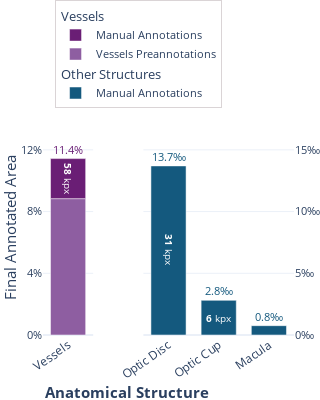

The notebook cell this image was saved under:
### Code cell
fig = make_subplots(cols=2, rows=1, horizontal_spacing=0.2, column_widths=[0.25, 0.75])

bar_style = dict(
    width=0.7,
)


def format_px(x):
    x = abs(x) / 200
    if x > 1e3:
        return f"<b>{x/1000:.0f}</b> kpx"
    else:
        return f"{x:.0f} px"


# === Vessels ===
vessels_color = {
    ADDED: PURPLE4,
    PRE("vessels"): PURPLE2,
    # ERASED: PURPLE00,
}
vessels_style = (
    dict(
        legendgroup="vessels",
        legendgrouptitle_text="Vessels",
    )
    | bar_style
)

offset = 0.0
for src in reversed(vessels_color.keys()):
    color = vessels_color[src]
    legendrank = list(vessels_color.keys()).index(src)
    if src == ERASED:
        bar = go.Bar(x=["Vessels"], y=[-vessels_data[src] / total_px])
    else:
        y = vessels_data[src] / total_px
        bar = go.Bar(x=["Vessels"], y=[y], base=[offset])
        offset += y
        if src == ADDED:
            bar.text = [format_px(vessels_data[ADDED])]
            bar.update(textfont={"color": WHITE, "size": 10}, insidetextanchor="middle")
    bar.update(marker_color=color, name=src, legendrank=legendrank, **vessels_style)
    fig.add_trace(bar, col=1, row=1)

total_vessels = vessels_data["Total"] / total_px
fig.add_annotation(
    text=f"{total_vessels*100:.1f}%",
    x="Vessels",
    xref="x",
    xanchor="center",
    y=total_vessels,
    yref="y",
    yanchor="bottom",
    showarrow=False,
    font={"size": 11, "color": PURPLE4},
    col=1,
    row=1,
)


# === Others Anatomical ===
anatomical_names = {
    OPTIC_DISC: "Optic Disc",
    OPTIC_CUP: "Optic Cup",
    MACULA: "Macula",
}
anatomical_color = {
    OPTIC_DISC: TEAL4,
    OPTIC_CUP: TEAL4,
    MACULA: TEAL4,
}

anatomical_style = dict(showlegend=False) | bar_style

for i, src in enumerate(anatomical_names.keys()):
    color = anatomical_color[src]
    y = anatomical_stat["back"][src] / total_px
    bar = go.Bar(x=[anatomical_names[src]], y=[y])
    bar.update(marker_color=color, name=ADDED, **anatomical_style)

    bar.text = [format_px(anatomical_stat["back"][src])]
    bar.update(textfont={"color": WHITE, "size": 10}, insidetextanchor="middle")

    if i == 0:
        bar.update(
            legendgroup="anatomical",
            legendgrouptitle_text="Other Structures",
            showlegend=True,
        )

    fig.add_trace(bar, col=2, row=1)

    fig.add_annotation(
        text=f"{y*1000:.1f}‰",
        x=anatomical_names[src],
        xref="x",
        xanchor="center",
        y=y,
        yref="y",
        yanchor="bottom",
        showarrow=False,
        font={"size": 11, "color": color},
        col=2,
        row=1,
    )


# === Axis Styling ===
fig.update_xaxes(
    tickfont={"size": 12},
    tickangle=-35,
)

fig.update_yaxes(
    tickfont={"size": 11},
    range=[0, 14e-2],
    tickvals=np.linspace(0, 16e-2, 5, endpoint=True),
    ticktext=["0%", "4%", "8%", "12%", "16%"],
    tickformat=".0%",
    title=dict(text="Final Annotated Area", standoff=10, font_size=15),
    col=1,
    row=1,
)

fig.update_yaxes(
    tickfont={"size": 11},
    range=[0, 17.5e-3],
    tickvals=[0, 5e-3, 10e-3, 15e-3, 20e-3],
    ticktext=["0‰", "5‰", "10‰", "15‰", "20‰"],
    side="right",
    # title=dict(text="Final Annotated Area", standoff=0, font_size=15),
    col=2,
    row=1,
)

fig.add_annotation(
    text="<b>Anatomical Structure</b>",
    x=0,
    xref="paper",
    y=-0.32,
    yref="paper",
    showarrow=False,
    font=dict(size=15),
)


# === General Styling ===
fig.layout.barmode = "overlay"
fig.layout.legend.update(
    orientation="h",
    yanchor="bottom",
    y=1.05,
    xanchor="left",
    x=0.05,
    bordercolor="#b5aaad",
    borderwidth=0.5,
    font_size=11,
    tracegroupgap=0,
)

fig.update_layout(
    height=400,
    width=250,
    template="plotly_white",
    margin={"t": 0, "l": 20, "r": 20, "b": 65},
)


fig.show()
fig.write_image("figures/diff_anatomical.pdf")

### Figure 1 — Plotly figure (JSON) as saved in the notebook; plotly's stock layout.template omitted (floating-point values rounded to 4 significant figures)
{"data": [{"base": [0], "legendgroup": "vessels", "legendgrouptitle": {"text": "Vessels"}, "legendrank": 1, "marker": {"color": "#8e5ea1"}, "name": "Vessels Preannotations", "type": "bar", "width": 0.7, "x": ["Vessels"], "xaxis": "x", "y": [0.08838], "yaxis": "y"}, {"base": [0.08838], "insidetextanchor": "middle", "legendgroup": "vessels", "legendgrouptitle": {"text": "Vessels"}, "legendrank": 0, "marker": {"color": "#6a1e75"}, "name": "Manual Annotations", "text": ["<b>58</b> kpx"], "textfont": {"color": "#ffffff", "size": 10}, "type": "bar", "width": 0.7, "x": ["Vessels"], "xaxis": "x", "y": [0.02596], "yaxis": "y"}, {"insidetextanchor": "middle", "legendgroup": "anatomical", "legendgrouptitle": {"text": "Other Structures"}, "marker": {"color": "#14597e"}, "name": "Manual Annotations", "showlegend": true, "text": ["<b>31</b> kpx"], "textfont": {"color": "#ffffff", "size": 10}, "type": "bar", "width": 0.7, "x": ["Optic Disc"], "xaxis": "x2", "y": [0.0137], "yaxis": "y2"}, {"insidetextanchor": "middle", "marker": {"color": "#14597e"}, "name": "Manual Annotations", "showlegend": false, "text": ["<b>6</b> kpx"], "textfont": {"color": "#ffffff", "size": 10}, "type": "bar", "width": 0.7, "x": ["Optic Cup"], "xaxis": "x2", "y": [0.002809], "yaxis": "y2"}, {"insidetextanchor": "middle", "marker": {"color": "#14597e"}, "name": "Manual Annotations", "showlegend": false, "text": ["<b>2</b> kpx"], "textfont": {"color": "#ffffff", "size": 10}, "type": "bar", "width": 0.7, "x": ["Macula"], "xaxis": "x2", "y": [0.0007549], "yaxis": "y2"}], "layout": {"annotations": [{"font": {"color": "#6a1e75", "size": 11}, "showarrow": false, "text": "11.4%", "x": "Vessels", "xanchor": "center", "xref": "x", "y": 0.1143, "yanchor": "bottom", "yref": "y"}, {"font": {"color": "#14597e", "size": 11}, "showarrow": false, "text": "13.7‰", "x": "Optic Disc", "xanchor": "center", "xref": "x2", "y": 0.0137, "yanchor": "bottom", "yref": "y2"}, {"font": {"color": "#14597e", "size": 11}, "showarrow": false, "text": "2.8‰", "x": "Optic Cup", "xanchor": "center", "xref": "x2", "y": 0.002809, "yanchor": "bottom", "yref": "y2"}, {"font": {"color": "#14597e", "size": 11}, "showarrow": false, "text": "0.8‰", "x": "Macula", "xanchor": "center", "xref": "x2", "y": 0.0007549, "yanchor": "bottom", "yref": "y2"}, {"font": {"size": 15}, "showarrow": false, "text": "<b>Anatomical Structure</b>", "x": 0, "xref": "paper", "y": -0.32, "yref": "paper"}], "barmode": "overlay", "height": 400, "legend": {"bordercolor": "#b5aaad", "borderwidth": 0.5, "font": {"size": 11}, "orientation": "h", "tracegroupgap": 0, "x": 0.05, "xanchor": "left", "y": 1.05, "yanchor": "bottom"}, "margin": {"b": 65, "l": 20, "r": 20, "t": 0}, "width": 250, "xaxis": {"anchor": "y", "domain": [0, 0.2], "tickangle": -35, "tickfont": {"size": 12}}, "xaxis2": {"anchor": "y2", "domain": [0.4, 1], "tickangle": -35, "tickfont": {"size": 12}}, "yaxis": {"anchor": "x", "domain": [0, 1], "range": [0, 0.14], "tickfont": {"size": 11}, "tickformat": ".0%", "ticktext": ["0%", "4%", "8%", "12%", "16%"], "tickvals": [0, 0.04, 0.08, 0.12, 0.16], "title": {"font": {"size": 15}, "standoff": 10, "text": "Final Annotated Area"}}, "yaxis2": {"anchor": "x2", "domain": [0, 1], "range": [0, 0.0175], "side": "right", "tickfont": {"size": 11}, "ticktext": ["0‰", "5‰", "10‰", "15‰", "20‰"], "tickvals": [0, 0.005, 0.01, 0.015, 0.02]}}}
